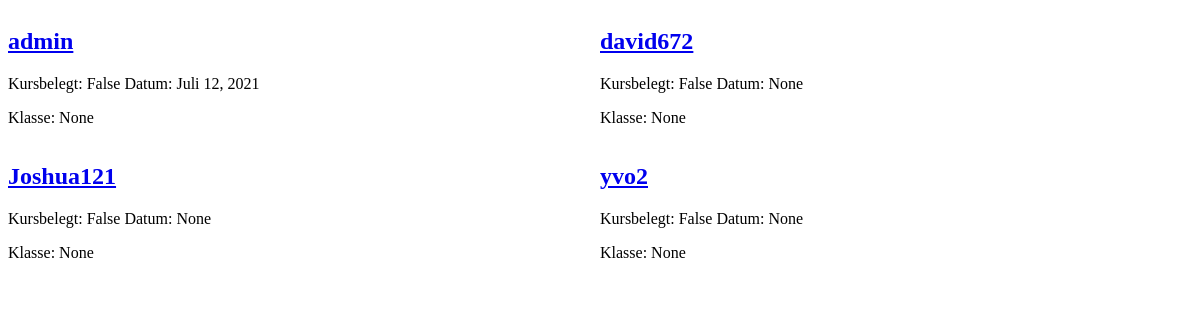
The app's page /users/, older data.
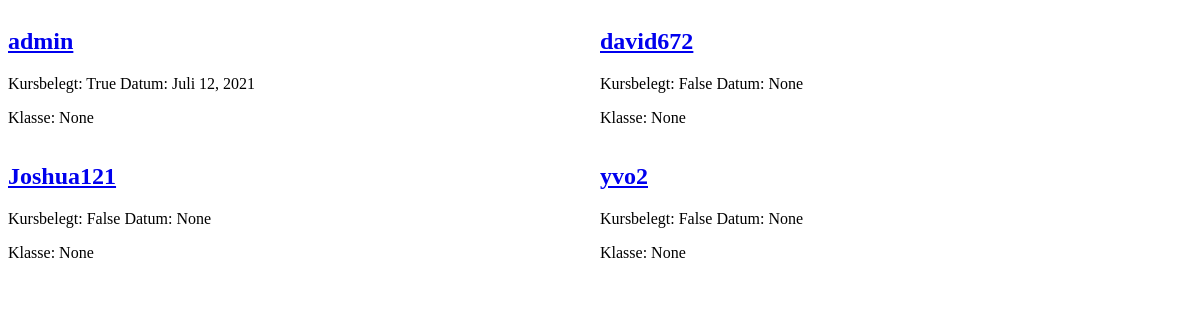
The same page, newer data.
### Buchungssystem/models.py (models this page shows, shortened)
class UserProfile(AbstractUser):
    email = models.EmailField('email address', unique=True, blank=False, default="maxmustermann@schule.bremen.de")
    classes = models.ForeignKey(Classes, on_delete=models.CASCADE, null=True, blank=True, verbose_name="Klasse")
    letter_of_acceptance = models.BooleanField(default=False, verbose_name="Einverständniserklärung")
    induction_course = models.BooleanField(default=False, verbose_name="Kurs belegt")
    course_date = models.DateField(blank=True, null=True, verbose_name="Kursbelegungsdatum")

### Buchungssystem/views.py (the view)
# urls.py: path('users/', Usersview.as_view(), name='Lehreransicht'),
class Usersview(generic.TemplateView):
    template_name = 'User/Lehreransicht.html'
    def get_context_data(self, **kwargs):
        user = UserProfile.objects.all()
        dic = {"User": user}
        return dic

### Buchungssystem/templates/User/Lehreransicht.html (shortened to what this page needs)
<!DOCTYPE html>
<html lang="en">
<head>
</head>
<body>
    {% for field in User  %}
        <div>
            <div style="float:left; width: 50%; display:table">
                <a href="http://127.0.0.1:8000/user/{{ field.id }}"><h2>{{ field.username }}</h2></a>
                <p>Kursbelegt: {{ field.induction_course }} Datum: {{ field.course_date }}</p>
                <p>Klasse: {{ field.classes }}</p>
            </div>
        </div>
    {% endfor %}
</body>
</html>

Row changes from the older to the newer data that the page shows:
changed UserProfile "admin": induction_course "False" → "True"
